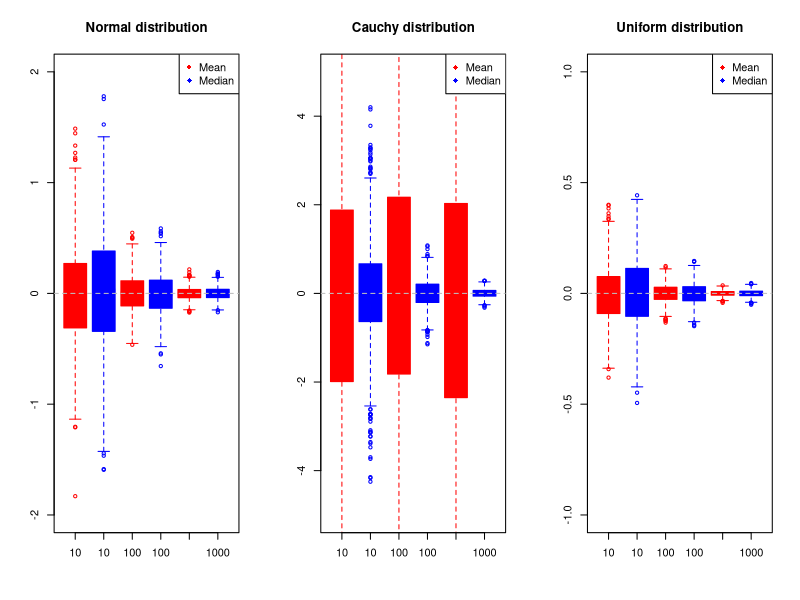

Write R code to recreate this figure. (Note: this script raises an error after producing the figure.)
#######
# DIFFERENCE
#######

######
# how many variables are needed to converge on the real difference of 1?
# for normally distributed, cauchy and random uniform
# the mean difference is identical to the difference of means
# the Median of the vector difference is slightly less precise
# than the mean, but is robuts to any distribution
######
# two functions to generate 100 random instances of different distibutions
# for plotting

b.data <- function(fun, size, disn){
    data <- vector()
        for(i in 1:1000){
        a <- disn(size, 0, 1)
        b <- disn(size, 1, 1)
        ab <- b-a
        data[i] <- fun(ab) -1
    }
    return(data)
}
b.data.ru <- function(fun, size, disn){
    data <- vector()
        for(i in 1:1000){
        a <- disn(size, 0, 1)
        b <- disn(size, 1, 2)
        ab <- b-a
        data[i] <- fun(ab) - 1
    }
    return(data)
}

par(mfrow=c(1,3))
# plot of residuals from the true difference
boxplot(list(b.data(mean,10,rnorm), b.data(median,10,rnorm),
   b.data(median,100,rnorm), b.data(median,100,rnorm),
   b.data(median,1000,rnorm), b.data(median,1000,rnorm)),ylim=c(-2,2),
   main="Normal distribution", names=c("10", "10", "100", "100",
   "1000", "1000"), col=c("red", "blue", "red","blue","red","blue"),
   border=c("red", "blue", "red","blue","red","blue"))
abline(h=0, lty=2, col="grey")
legend("topright",legend=c("Mean", "Median"), pch=18, col=c("red","blue"))

boxplot(list(b.data(mean,10,rcauchy), b.data(median,10,rcauchy),
   b.data(mean,100,rcauchy), b.data(median,100,rcauchy),
   b.data(mean,1000,rcauchy), b.data(median,1000,rcauchy)), ylim=c(-5,5),
   main="Cauchy distribution", names=c("10", "10", "100", "100",
   "1000", "1000"), col=c("red", "blue", "red","blue","red","blue"),
   border=c("red", "blue", "red","blue","red","blue"))
abline(h=0, lty=2, col="grey")

legend("topright",legend=c("Mean", "Median"), pch=18, col=c("red","blue"))
boxplot(list(b.data.ru(mean,10,runif), b.data.ru(median,10,runif),
   b.data.ru(mean,100,runif), b.data.ru(median,100,runif),
   b.data.ru(mean,1000,runif), b.data.ru(median,1000,runif)), ylim=c(-1,1),
   main="Uniform distribution", names=c("10", "10", "100", "100",
   "1000", "1000"), col=c("red", "blue", "red","blue","red","blue"),
   border=c("red", "blue", "red","blue","red","blue"))
abline(h=0, lty=2, col="grey")
legend("topright",legend=c("Mean", "Median"), pch=18, col=c("red","blue"))

# MAD vs Med(maximum absolute deviation)
# this is vectorized and much faster
mmad <- function(x,y){
  pmax(abs(x - sample(x)), abs(y - sample(y)))
}

### variance by sd (valid normal) or
sda <- sd(a)
sdb <- sd(b)
sdx <- sd(x)
sdy <- sd(y)
ma <- mmad(a)
mb <- mmad(b)
mx <- mmad(x)
my <- mmad(y)

cohen_ab <- (mean(a) - mean(b))/sqrt((sda^2 + sdb^2)/2)
cohen_xy <- (mean(x) - mean(y))/sqrt((sdx^2 + sdy^2)/2)

effect_ab <- (a - b) / mmad(a,b)
effect_xy <- (x - y) / mmad(x,y)

mad_ab <- (mean(a)-mean(b)) / ((mad(a) + mad(b))/2)
mad_xy <- (mean(x)-mean(y)) / ((mad(x) + mad(y))/2)


################
## DISPERSION
################

########
# efficiency of the dispersion measure
# efficiency of mad ==37% as expected
# efficiency of mmad = 52%
########

### first estimate the scaling factor
# the number of samples that are needed to achieve an variance precision of the normal variance
# multiple tests suggest a factor of  1.418339 +/- 9.585138e-05 is the expected scale
ntest =100000
dist.size = 1000

scale.mat <-  matrix(data=NA, nrow=ntest, ncol=2)

colnames(scale.mat) = c("mmad", "sd")

for(i in 1:ntest){
a <- rnorm(dist.size, 0, 1)
scale.mat[i,1] <- median(mmad(a,a))
scale.mat[i,2] <- sd(a)
}
# scale factor
mean(scale.mat[,1]/scale.mat[,2])
# standard error
sd(scale.mat[,1]/scale.mat[,2])/ sqrt(nrow(scale.mat))

### then estimate efficiency

eff <- matrix(data=NA, nrow=100, ncol=2)
colnames(eff) <- c("eff_mmad", "eff_mad")
for(j in 1:100){
ntest =1000
dist.size = 1000

diff.mat <-  matrix(data=NA, nrow=ntest, ncol=3)

colnames(diff.mat) = c("mmad", "sd", "mad")

for(i in 1:ntest){
a <- rnorm(dist.size, 0, 1)
diff.mat[i,1] <- median(mmad(a,a)) / 1.4183
diff.mat[i,2] <- sd(a)
diff.mat[i,3] <- mad(a)
}

boxplot(diff.mat)
abline(h=1, lty=2, col="grey")

eff[j,1] <- 1/ (var(diff.mat[,1])/var(diff.mat[,2]))
eff[j,2] <- 1/ (var(diff.mat[,3])/var(diff.mat[,2]))
}
# expected eff of mad
mean(eff[,2])
# expected eff of mmad
mean(eff[,2])

########
# BREAKDOWN
# breakdown of mad is 50% as expected
# breakdown of mmad is 20% :-(, can push to 35% if use first
# quartile rather than median
# it is the maximum that is the problem here
########
dist.size = 1000

brk <- matrix(data=NA, ncol=6, nrow=dist.size)
colnames(brk) <- c("orig", "contam", "sd_orig", "sd_contam", "mad_orig", "mad_contam")

for(i in 1:dist.size){
c <- rnorm(dist.size, 0, 1)
a <- rep(1, dist.size)
b <- a
b[1:i] <- c[1:i]

brk[i,1] <- median(mmad(a,a)) / 1.4184
brk[i,2] <- median(mmad(b,b)) / 1.4184
brk[i,3] <- sd(a)
brk[i,4] <- sd(b)
brk[i,5] <- mad(a)
brk[i,6] <- mad(b)
}

par(mfrow=c(1,2))
plot(brk[,2] - brk[1], ylab ="contam - orig", xlab="N contam", main="mmad", log="y")
abline(v=2000)
plot(brk[,4] - brk[3], ylab ="contam - orig", xlab="N contam", main="SD", log="y")
abline(v=1)
#plot(brk[,6] - brk[5], ylab ="contam - orig", xlab="N contam", main="mad", log="y")
#abline(v=5000)


########
ntest =1000
dist.size = 1000

test.dist <- c(normal, uniform, bimodal.normal, bimodal.uniform)

out <- matrix(data=NA, nrow=ntest, ncol=3)
colnames(out) = c("mmad", "sd", "mad")

norm.dist <- c(1,1, 1,1, 1,1)
bimod.dist <- c(1,1, 2,4, 4,1)
cauchy.dist <- c(1,1, 1,1, 1,1)

dist.t <- cbind( norm.dist, bimod.dist, cauchy.dist)

col = 2 #dist to test
adjust <- c(1,0,4,0,9,0) # increment to mean and sd for comparison set

 for(i in 1:ntest){
    # lets mix a few distributions
    y <- dist.t[,col]
    z <- y + adjust

    abc <- cbind(rcauchy(dist.size, y[1], y[2]),
      rnorm(dist.size, y[3] ,y[4]), rnorm(dist.size, y[5],y[6]))

    def <- cbind(rcauchy(dist.size, z[1], z[2]),
      rnorm(dist.size, z[3] ,z[4]), rnorm(dist.size, z[5],z[6]))

    abc.c <- c(abc)
    def.c <- c(def)

    #hist(abc.c, breaks=99, ylim=c(0,120))
    #hist(def.c, breaks=99, add=T, col=rgb(0,0,0,0.2))
    out[i,1] <- median( (abc.c - def.c)/ (mmad(abc.c,def.c)) )
    out[i,2] <- (mean(abc.c) -mean(def.c)) / sqrt((var(abc.c) + var(def.c))/2)
    out[i,3] <- (mean(abc.c) -mean(def.c)) / ((mad(abc.c) + mad(def.c))/2)
}
par(mfrow=c(1,3))
hist(abc.c, breaks=99, ylim=c(0,120), xlim=c(min(abc.c), max(def.c)), col=rgb(1,0,0,0.2))
hist(def.c, breaks=99, add=T, col=rgb(0,0,0,0.2))

hist(out[,1]/out[,2], breaks=99)
hist(out[,1]/out[,3], breaks=99)
median(out[,1]/out[,2])
mean(out[,1]/out[,2])
median(out[,1]/out[,3])
mean(out[,1]/out[,3])
var(out[,1])/var(out[,2]) #
#######

##########
# Fe vs Cohen's d for Normal and Cauchy Distribution
##########
test.out <- matrix(data=NA, nrow=1000, ncol=4)
colnames(test.out) <- c("FeN", "CdN", "FeC", "CdC")

for(i in 1:1000){
    a <- rcauchy(1000, 3, 1)
    b <- rcauchy(1000, 1, 1)

    c <- rnorm(1000, 3, 1)
    d <- rnorm(1000, 1, 1)

    test.out[i,3] <- median( (a - b)/ (mmad(a,b)) )
    test.out[i,4] <- (mean(a) -mean(b)) / sqrt((var(a) + var(b))/2)
    test.out[i,1] <- median( (c - d)/ (mmad(c,d)) )
    test.out[i,2] <- (mean(c) -mean(d)) / sqrt((var(c) + var(d))/2)
}
par(mfrow=c(2,2))
hist(test.out[,2], main="Cd Normal", breaks=99, xlab="Difference")
hist(test.out[,1], main="Fe Normal", breaks=99, xlab="Difference")
hist(test.out[,4], main="Cd Cauchy", breaks=99, xlab="Difference")
hist(test.out[,3], main="Fe Cauchy", breaks=99, xlab="Difference")

######### Breakdown
ntest =1000
dist.size = 100

test.dist <- c(normal, uniform, bimodal.normal, bimodal.uniform)

out <- matrix(data=NA, nrow=ntest, ncol=3)
colnames(out) = c("mmad", "sd", "mad")

norm.dist <- c(1,1, 1,1, 1,1)
bimod.dist <- c(1,2, 2,4, 4,1)

dist.t <- cbind(bimod.dist, norm.dist)

col = 2 #dist to test
adjust <- c(3,0,3,0,3,0) # increment to mean and sd for comparison set

for(i in 1:ntest){
# lets mix a few distributions
y <- dist.t[,col]
z <- y + adjust

abc <- cbind(rnorm(dist.size, y[1], y[2]),
  rnorm(dist.size, y[3] ,y[4]), rnorm(dist.size, y[5],y[6]))

abc.c <- c(abc)
def.c <- abc.c
def.c[1:100] <- 100

out[i,1] <- mean( (abc.c - def.c)/(mmad(abc.c,def.c)) )
out[i,2] <- (mean(abc.c) -mean(def.c)) / ((sd(abc.c) + sd(def.c))/2)
out[i,3] <- (mean(abc.c) -mean(def.c)) / ((mad(abc.c) + mad(def.c))/2)
}


